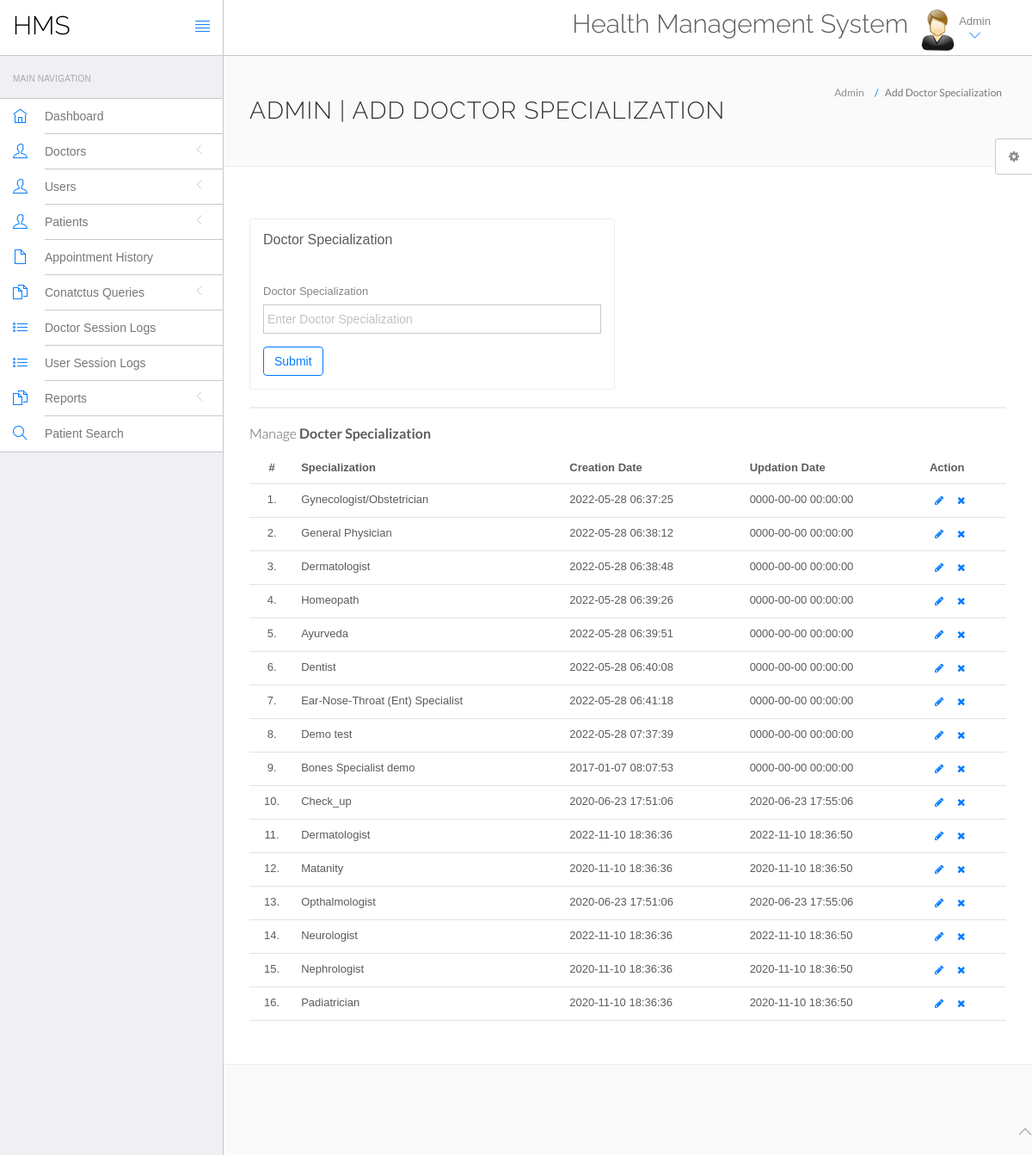
The app's page /hospital/hms/admin/doctor-specilization.php (signed in) with its own data.
### tables this page shows
CREATE TABLE `doctorspecilization` (
  `id` int(11) NOT NULL,
  `specilization` varchar(255) DEFAULT NULL,
  `creationDate` timestamp NULL DEFAULT current_timestamp(),
  `updationDate` timestamp NULL DEFAULT NULL ON UPDATE current_timestamp()
);

### hospital/hms/admin/doctor-specilization.php (the view, shortened to what this page needs)
<?php
include('include/config.php');
?>
<!DOCTYPE html>
<html lang="en">
	<head>
		<link rel="stylesheet" href="vendor/bootstrap/css/bootstrap.min.css">
		<link rel="stylesheet" href="vendor/fontawesome/css/font-awesome.min.css">
		<link rel="stylesheet" href="vendor/themify-icons/themify-icons.min.css">
		<link href="vendor/animate.css/animate.min.css" rel="stylesheet" media="screen">
		<link href="vendor/perfect-scrollbar/perfect-scrollbar.min.css" rel="stylesheet" media="screen">
		<link href="vendor/switchery/switchery.min.css" rel="stylesheet" media="screen">
		<link href="vendor/bootstrap-touchspin/jquery.bootstrap-touchspin.min.css" rel="stylesheet" media="screen">
		<link href="vendor/select2/select2.min.css" rel="stylesheet" media="screen">
		<link href="vendor/bootstrap-datepicker/bootstrap-datepicker3.standalone.min.css" rel="stylesheet" media="screen">
		<link href="vendor/bootstrap-timepicker/bootstrap-timepicker.min.css" rel="stylesheet" media="screen">
		<link rel="stylesheet" href="assets/css/styles.css">
		<link rel="stylesheet" href="assets/css/plugins.css">
		<link rel="stylesheet" href="assets/css/themes/theme-1.css" id="skin_color" />
	</head>
	<body>
		<div id="app">
<?php include('include/sidebar.php');?>
			<div class="app-content">
						<?php include('include/header.php');?>
				<div class="main-content" >
					<div class="wrap-content container" id="container">
						<section id="page-title">
							<div class="row">
								<div class="col-sm-8">
									<h1 class="mainTitle">Admin | Add Doctor Specialization</h1>
																	</div>
								<ol class="breadcrumb">
									<li>
										<span>Admin</span>
									</li>
									<li class="active">
										<span>Add Doctor Specialization</span>
									</li>
								</ol>
							</div>
						</section>
						<div class="container-fluid container-fullw bg-white">
							<div class="row">
								<div class="col-md-12">
									<div class="row margin-top-30">
										<div class="col-lg-6 col-md-12">
											<div class="panel panel-white">
												<div class="panel-heading">
													<h5 class="panel-title">Doctor Specialization</h5>
												</div>
												<div class="panel-body">
													<form role="form" name="dcotorspcl" method="post" >
														<div class="form-group">
															<label for="exampleInputEmail1">
																Doctor Specialization
															</label>
							<input type="text" name="doctorspecilization" class="form-control"  placeholder="Enter Doctor Specialization">
														</div>
														<button type="submit" name="submit" class="btn btn-o btn-primary">
															Submit
														</button>
													</form>
												</div>
											</div>
										</div>
											</div>
										</div>
									<div class="col-lg-12 col-md-12">
											<div class="panel panel-white">
											</div>
										</div>
									</div>
									<div class="row">
								<div class="col-md-12">
									<h5 class="over-title margin-bottom-15">Manage <span class="text-bold">Docter Specialization</span></h5>
									<table class="table table-hover" id="sample-table-1">
										<thead>
											<tr>
												<th class="center">#</th>
												<th>Specialization</th>
												<th class="hidden-xs">Creation Date</th>
												<th>Updation Date</th>
												<th>Action</th>
											</tr>
										</thead>
										<tbody>
<?php
$sql=mysqli_query($con,"select * from doctorSpecilization");
$cnt=1;
while($row=mysqli_fetch_array($sql))
{
?>
											<tr>
												<td class="center"><?php echo $cnt;?>.</td>
												<td class="hidden-xs"><?php echo $row['specilization'];?></td>
												<td><?php echo $row['creationDate'];?></td>
												<td><?php echo $row['updationDate'];?>
												</td>
												<td >
												<div class="visible-md visible-lg hidden-sm hidden-xs">
							<a href="edit-doctor-specialization.php?id=<?php echo $row['id'];?>" class="btn btn-transparent btn-xs" tooltip-placement="top" tooltip="Edit"><i class="fa fa-pencil"></i></a>
	<a href="doctor-specilization.php?id=<?php echo $row['id']?>&del=delete" onClick="return confirm('Are you sure you want to delete?')"class="btn btn-transparent btn-xs tooltips" tooltip-placement="top" tooltip="Remove"><i class="fa fa-times fa fa-white"></i></a>
												</div>
												</td>
											</tr>
											<?php
$cnt=$cnt+1;
											 }?>
										</tbody>
									</table>
								</div>
							</div>
								</div>
							</div>
						</div>
					</div>
				</div>
	<?php include('include/footer.php');?>
	<?php include('include/setting.php');?>
	</body>
</html>

### hospital/hms/admin/include/sidebar.php (shortened to what this page needs)
<div class="sidebar app-aside" id="sidebar">
				<div class="sidebar-container perfect-scrollbar">
<nav>
						<div class="navbar-title">
							<span>Main Navigation</span>
						</div>
						<ul class="main-navigation-menu">
							<li>
								<a href="dashboard.php">
									<div class="item-content">
										<div class="item-media">
											<i class="ti-home"></i>
										</div>
										<div class="item-inner">
											<span class="title"> Dashboard </span>
										</div>
									</div>
								</a>
							</li>
							<li>
								<a href="javascript:void(0)">
									<div class="item-content">
										<div class="item-media">
											<i class="ti-user"></i>
										</div>
										<div class="item-inner">
											<span class="title"> Doctors </span><i class="icon-arrow"></i>
										</div>
									</div>
								</a>
								</li>
				<li>
								<a href="javascript:void(0)">
									<div class="item-content">
										<div class="item-media">
											<i class="ti-user"></i>
										</div>
										<div class="item-inner">
											<span class="title"> Users </span><i class="icon-arrow"></i>
										</div>
									</div>
								</a>
								</li>
								<li>
								<a href="javascript:void(0)">
									<div class="item-content">
										<div class="item-media">
											<i class="ti-user"></i>
										</div>
										<div class="item-inner">
											<span class="title"> Patients </span><i class="icon-arrow"></i>
										</div>
									</div>
								</a>
								</li>
<li>
								<a href="appointment-history.php">
									<div class="item-content">
										<div class="item-media">
											<i class="ti-file"></i>
										</div>
										<div class="item-inner">
											<span class="title"> Appointment History </span>
										</div>
									</div>
								</a>
							</li>
				<li>
								<a href="javascript:void(0)">
									<div class="item-content">
										<div class="item-media">
											<i class="ti-files"></i>
										</div>
										<div class="item-inner">
											<span class="title"> Conatctus Queries </span><i class="icon-arrow"></i>
										</div>
									</div>
								</a>
								</li>
	<li>
								<a href="doctor-logs.php">
									<div class="item-content">
										<div class="item-media">
											<i class="ti-list"></i>
										</div>
										<div class="item-inner">
											<span class="title"> Doctor Session Logs </span>
										</div>
									</div>
								</a>
							</li>
							<li>
								<a href="user-logs.php">
									<div class="item-content">
										<div class="item-media">
											<i class="ti-list"></i>
										</div>
										<div class="item-inner">
											<span class="title"> User Session Logs </span>
										</div>
									</div>
								</a>
							</li>
				<li>
								<a href="javascript:void(0)">
									<div class="item-content">
										<div class="item-media">
											<i class="ti-files"></i>
										</div>
										<div class="item-inner">
											<span class="title"> Reports </span><i class="icon-arrow"></i>
										</div>
									</div>
								</a>
								<li>
								<a href="patient-search.php">
									<div class="item-content">
										<div class="item-media">
											<i class="ti-search"></i>
										</div>
										<div class="item-inner">
											<span class="title"> Patient Search </span>
										</div>
									</div>
								</a>
							</li>
								</li>
						</ul>
					</nav>
					</div>
			</div>

### hospital/hms/admin/include/header.php (shortened to what this page needs)
<header class="navbar navbar-default navbar-static-top">
					<div class="navbar-header">
						<a class="navbar-brand" href="#">
							<h2 style="padding-top:20%; color:#000 ">HMS</h2>
						</a>
						<a href="#" class="sidebar-toggler pull-right visible-md visible-lg" data-toggle-class="app-sidebar-closed" data-toggle-target="#app">
							<i class="ti-align-justify"></i>
						</a>
					</div>
					<div class="navbar-collapse collapse">
						<ul class="nav navbar-right">
								<li  style="padding-top:2% ">
								<h2>Health Management System</h2>
							</li>
							<li class="dropdown current-user">
								<a href class="dropdown-toggle" data-toggle="dropdown">
									<img src="assets/images/images.jpg" > <span class="username">
			Admin
									<i class="ti-angle-down"></i></i></span>
								</a>
							</li>
						</ul>
					</div>
				</header>

### hospital/hms/admin/include/footer.php
<footer>
				<div class="footer-inner">
					<div class="pull-left">
						&copy; <span class="current-year"></span><span class="text-bold text-uppercase"> HMS</span>. <span>All rights reserved...Alkaloid</span>
					</div>
					<div class="pull-right">
						<span class="go-top"><i class="ti-angle-up"></i></span>
					</div>
				</div>
			</footer>

### hospital/hms/admin/include/setting.php (shortened to what this page needs)
<div class="settings panel panel-default hidden-xs hidden-sm" id="settings">
				<button ct-toggle="toggle" data-toggle-class="active" data-toggle-target="#settings" class="btn btn-default">
					<i class="fa fa-spin fa-gear"></i>
				</button>
			</div>

### hospital/hms/admin/assets/css/plugins.css (style rules this page uses)
.perfect-scrollbar { overflow-y: hidden !important; }

### hospital/hms/admin/assets/css/themes/theme-1.css (style rules this page uses)
body { background: #FAFAFA; }
header .navbar-header { background: #ffffff !important; border-right-color: #c8c7cc !important; border-bottom-color: #c8c7cc !important; }
header .navbar-header .sidebar-toggler, header .navbar-header .sidebar-mobile-toggler { color: #007aff !important; }
header .navbar-header .navbar-brand { color: #777 !important; }
header .navbar-collapse { background: #ffffff !important; border-bottom-color: #c8c7cc !important; box-shadow: none !important; }
header .navbar-collapse .navbar-right > li > a { color: #777; }
header .navbar-collapse .navbar-right > li > a i { color: #007aff !important; }
#sidebar { background: #EFEFF4 !important; }
#sidebar:before { border-right-width: "1px" !important; border-right-style: solid; border-right-color: #c8c7cc !important; }
#sidebar nav { border-right-width: "1px" !important; border-right-style: solid; border-right-color: #c8c7cc !important; }
#sidebar nav .navbar-title { color: #aaaaaa; }
#sidebar nav > ul { background: #ffffff !important; border-bottom-color: #c8c7cc !important; border-top-color: #c8c7cc !important; }
#sidebar nav > ul > li > a .item-media > i { color: #007aff !important; }
#sidebar nav > ul > li > a .item-inner { color: #777 !important; border-bottom-color: #c8c7cc; }

### records on screen
doctorspecilization: specilization "Gynecologist/Obstetrician", creationDate "2022-05-28 06:37:25", updationDate "0000-00-00 00:00:00"
doctorspecilization: specilization "General Physician", creationDate "2022-05-28 06:38:12", updationDate "0000-00-00 00:00:00"
doctorspecilization: specilization "Dermatologist", creationDate "2022-05-28 06:38:48", updationDate "0000-00-00 00:00:00"
doctorspecilization: specilization "Homeopath", creationDate "2022-05-28 06:39:26", updationDate "0000-00-00 00:00:00"
doctorspecilization: specilization "Ayurveda", creationDate "2022-05-28 06:39:51", updationDate "0000-00-00 00:00:00"
doctorspecilization: specilization "Dentist", creationDate "2022-05-28 06:40:08", updationDate "0000-00-00 00:00:00"
doctorspecilization: specilization "Ear-Nose-Throat (Ent) Specialist", creationDate "2022-05-28 06:41:18", updationDate "0000-00-00 00:00:00"
doctorspecilization: specilization "Demo test", creationDate "2022-05-28 07:37:39", updationDate "0000-00-00 00:00:00"
doctorspecilization: specilization "Bones Specialist demo", creationDate "2017-01-07 08:07:53", updationDate "0000-00-00 00:00:00"
doctorspecilization: specilization "Check_up", creationDate "2020-06-23 17:51:06", updationDate "2020-06-23 17:55:06"
doctorspecilization: specilization "Dermatologist", creationDate "2022-11-10 18:36:36", updationDate "2022-11-10 18:36:50"
doctorspecilization: specilization "Matanity", creationDate "2020-11-10 18:36:36", updationDate "2020-11-10 18:36:50"
doctorspecilization: specilization "Opthalmologist", creationDate "2020-06-23 17:51:06", updationDate "2020-06-23 17:55:06"
doctorspecilization: specilization "Neurologist", creationDate "2022-11-10 18:36:36", updationDate "2022-11-10 18:36:50"
doctorspecilization: specilization "Nephrologist", creationDate "2020-11-10 18:36:36", updationDate "2020-11-10 18:36:50"
doctorspecilization: specilization "Padiatrician", creationDate "2020-11-10 18:36:36", updationDate "2020-11-10 18:36:50"
